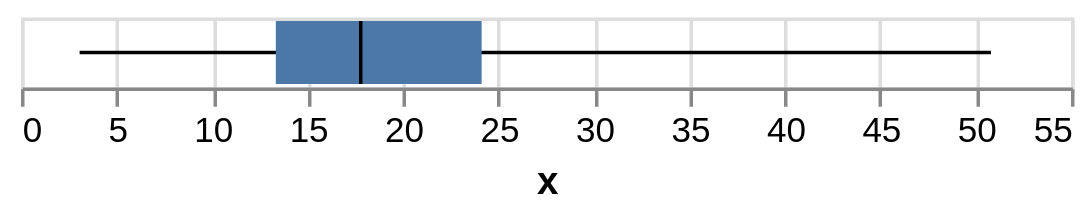

The specification (Vega-Lite) saved for this image:
### Vega-Lite specification from a JSON file in a GitHub repository (floating-point values rounded to 4 significant figures; data arrays with more than 128 entries replaced by an {"elided": "..."} marker saying what was removed)
{"$schema": "https://vega.github.io/schema/vega-lite/v5.json", "config": {"range": {"category": ["rgba(49,115,161,1)", "rgba(224,128,44,1)", "rgba(58,145,58,1)", "rgba(192,60,61,1)", "rgba(147,113,178,1)", "rgba(131,91,83,1)", "rgba(213,132,188,1)", "rgba(127,127,127,1)", "rgba(168,169,53,1)", "rgba(45,171,184,1)"]}, "view": {}}, "data": {"values": {"elided": "244 records"}}, "layer": [{"encoding": {"x": {"aggregate": "min", "field": "x", "type": "quantitative"}, "x2": {"aggregate": "max", "field": "x"}}, "mark": "rule"}, {"encoding": {"x": {"aggregate": "q1", "axis": {"title": "x"}, "field": "x", "type": "quantitative"}, "x2": {"aggregate": "q3", "field": "x"}}, "mark": "bar"}, {"encoding": {"x": {"aggregate": "median", "field": "x", "type": "quantitative"}}, "mark": {"color": "black", "size": 18, "type": "tick"}}]}
